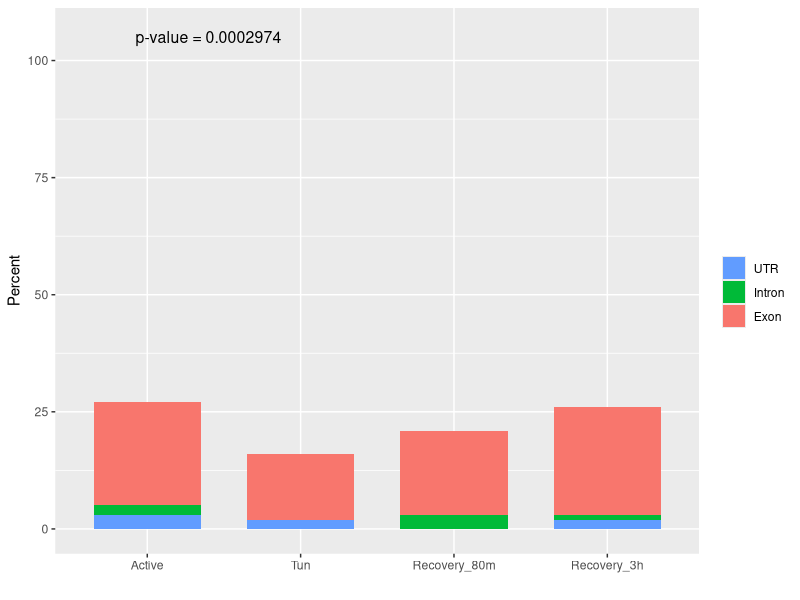
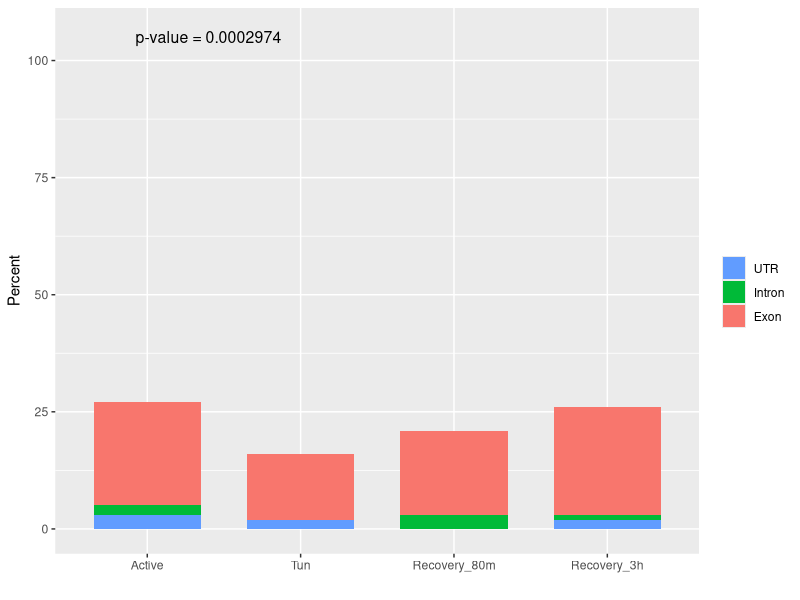

Generate these figures, in order, with R:
library(ggplot2)
library(reshape)

locationSite <- read.table("./result_data/Location_AGsite.txt", header=T)
LS_df        <- melt(locationSite)
LS_df$Type <- factor(LS_df$Type, c("Active", "Tun", "Recovery_80m", "Recovery_3h", "Control"))

g <- ggplot(
  LS_df,
  aes(
    x    = Type,
    y    = value,
    fill = variable
    )
  ) +
  geom_bar(
    stat="identity",
    width = 0.7
    ) +
  ylim( 0, 106 ) + 
  labs( 
    #title = "",
    y     = "Percent",
    x     = "" 
    ) +
  scale_fill_discrete(
    name = "",
    breaks=c( "UTR", "Intron", "Exon" )
    ) + 
  theme(
    legend.position   = "right",
    legend.background = element_rect( fill=NA )
  ) +
  annotate(
    "text",
    x     = 1.4,
    y     = 105,
    size  = 4,
    label = paste( "p-value = 0.0002974" )
    )

plot( g )
ggsave( filename=(paste("Location_AG_sites.eps")), plot=g, width=6.8, height=4, dpi=300, path="./figure/" )
